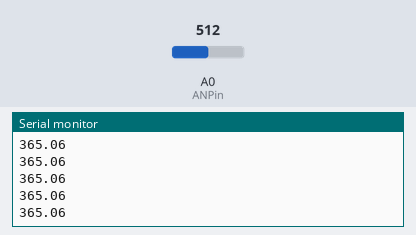
A sketch run on a simulated Arduino Uno, built with avr-gcc and run on an emulated ATmega328P. Shown: the last lines printed to the serial monitor. The inputs (shaded band) are chosen by the test bench; at power-on: A0 (ANPin) = 512.

Above: at 1.2 s.
1.3 s: A0 (ANPin) set to 716
At 2.3 s:
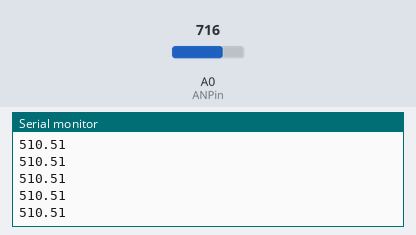
2.8 s: A0 (ANPin) set to 900
At 3.9 s:
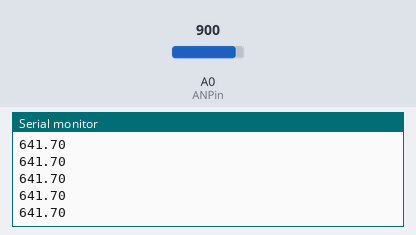
Timing chart, 0 to 5.8 s (numbered marks = the images above; inputs shaded):
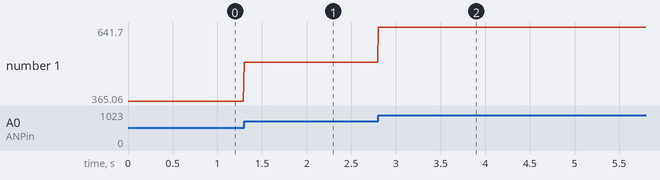

The sketch:

code.ino
```cpp
float ANPin= A0;
float AN_V;
float AN_vel;

void setup()
{
   Serial.begin(9600);
}

void loop()
{

    AN_V = analogRead(ANPin);
    AN_vel= (AN_V*0.713);


    Serial.println(AN_vel);
    delay(10);

}
```

Measured:
- after the input at 1.3 s, the serial monitor: prints a new line at once (image 1)
- after the input at 2.8 s, the serial monitor: prints a new line at once (image 2)
- plotted number 1: 365.06 → 510.51 after the input at 1.3 s, 510.51 → 641 after the input at 2.8 s
